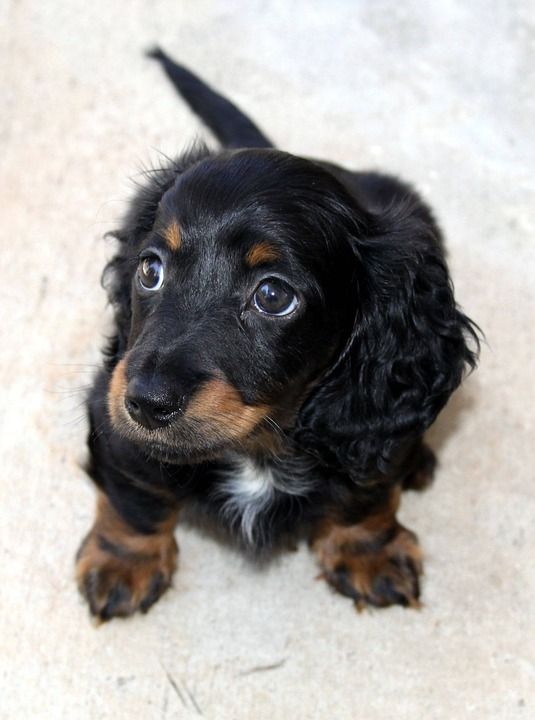
#> input picture 02_ml/03_cv2/img.jpg, 535 x 720 px
$ jupyter execute basics.ipynb
#> lines starting #> are read from the running program, lines starting #| are printed output that depends on the picture; after the words box and inside, x2 and y2 are one past the last pixel; in counts of white or black regions, pixels touching at a corner belong together
[cell 1]
import cv2
from matplotlib import pyplot as plt
import numpy as np

# Show Image

# Drawing shapes on the image

[cell 2]
img = cv2.imread('img.jpg', cv2.IMREAD_GRAYSCALE)
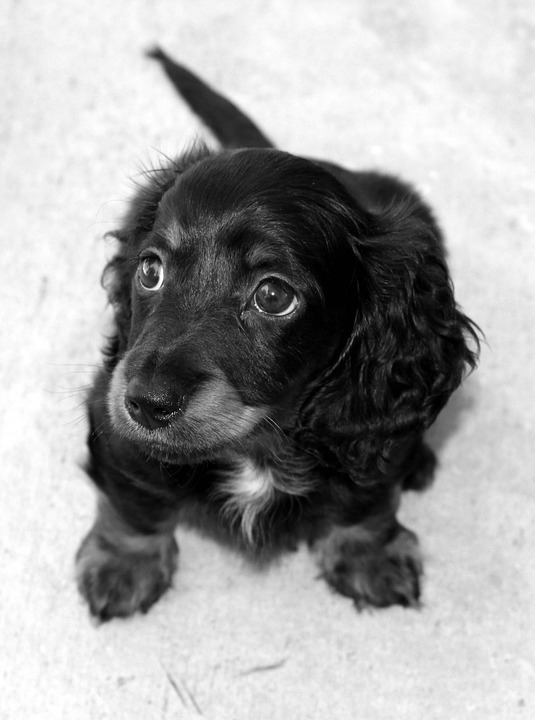
#> img: shape (720, 535); min 0, max 255, mean 162.2

# draw the image
plt.imshow(img, cmap = 'gray', interpolation = 'bicubic')
plt.xticks([]), plt.yticks([])  # to hide tick values on X and Y axis

# draw a line
plt.plot([200,300,400],[100,200,300],'c', linewidth=5)

# finally, show the plot
plt.show()
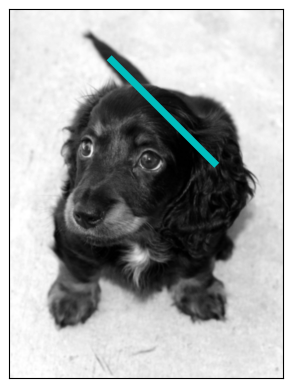
#> figure drawn by matplotlib, 1 panel

# To show the plot, can also use (not compatible with intellij-jupyter)
# cv2.imshow("masked", img)
# cv2.waitKey(0)

# Save the image
# cv2.imwrite('watchgray.png', img)

[cell 3]
img = np.zeros((512,512,3), np.uint8)

# draw a diagonal blue line with thickness of 5 px using opencv
cv2.line(img, (0,0), (511,511), (255,0,0), 5)

# draw the image
plt.imshow(img, cmap = 'gray', interpolation = 'bicubic')

# draw a line, using plot
plt.plot([200,300,400], [100,200,300], 'c', linewidth=5)

# finally, show the plot
plt.show()
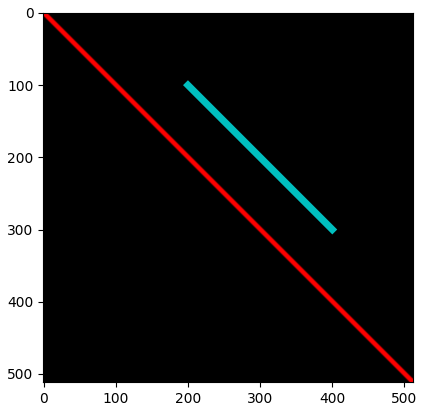
#> figure drawn by matplotlib, 1 panel

[cell 4]
height, width = (512,512)
circle = np.zeros( (height,width) )
cv2.circle(circle, (int(width/2), int(height/2)), 280, 255, thickness=-1 )
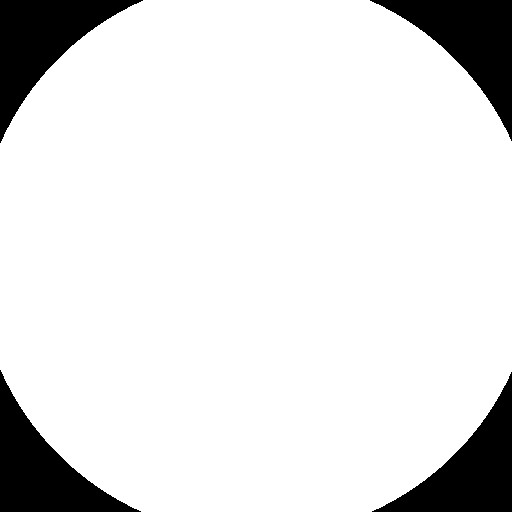
#> circle: shape (512, 512) float64; 88.4% white; 4 black regions, box (x1, y1, x2, y2) and area: (0, 0, 143, 143) 7771, (370, 0, 512, 141) 7628, (0, 370, 141, 512) 7628, (372, 372, 512, 512) 7486

# draw the image
plt.imshow(circle, cmap = 'gray', interpolation = 'bicubic')

# finally, show the plot
plt.show()

# Crop Image

**Cicular Crop**

[cell 5]
img = cv2.imread('img.jpg', cv2.IMREAD_GRAYSCALE)
height, width = img.shape
#> height = 720; width = 535

circle = np.zeros( (height,width), np.uint8 )
cv2.circle(circle, (int(width/2), int(height/2)), 200, 1, thickness=-1 )
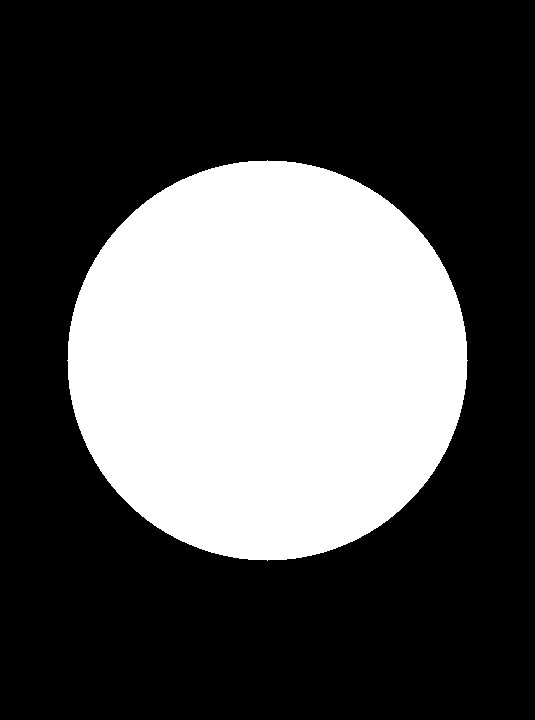
#> circle: shape (720, 535); values 0 (black) and 1 (white), 32.6% white; 1 white region, box (x1, y1, x2, y2) and area: (67, 160, 468, 561) 125629

masked_img = cv2.bitwise_and(img, img, mask=circle)
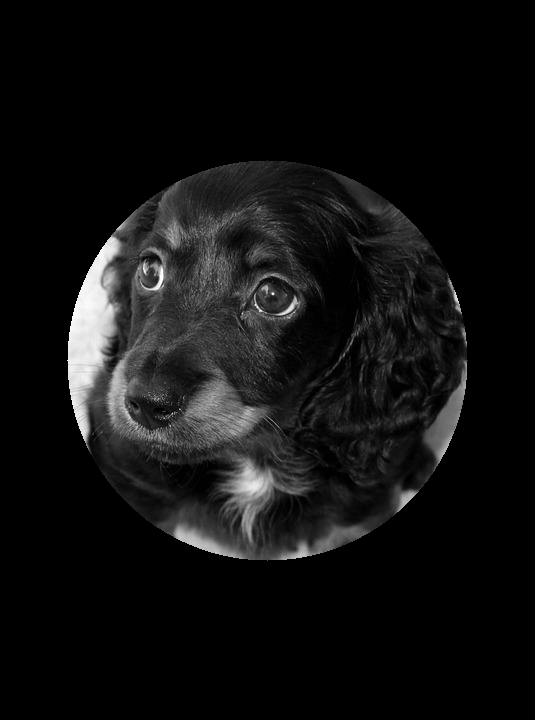
#> masked_img: shape (720, 535); min 0, max 255, mean 16.9

# draw the image
plt.imshow(masked_img, cmap = 'gray', interpolation = 'bicubic')
plt.xticks([]), plt.yticks([])  # to hide tick values on X and Y axis

# finally, show the plot
plt.show()

[cell 6]
img = cv2.imread('img.jpg')
#> img is the input picture: shape (720, 535, 3); mean B, G, R 158.9, 161.6, 164.4
height, width, _ = img.shape

circle = np.zeros( (height,width), np.uint8 )
cv2.circle(circle, (int(width/2), int(height/2)), 200, 1, thickness=-1 )

masked_img = cv2.bitwise_and(img, img, mask=circle)
#> masked_img: shape (720, 535, 3)

cv2.imshow("masked", masked_img)
cv2.waitKey(0)

# TODO: Check this
# draw the image
plt.imshow(masked_img)
plt.xticks([]), plt.yticks([])  # to hide tick values on X and Y axis

# finally, show the plot
plt.show()
